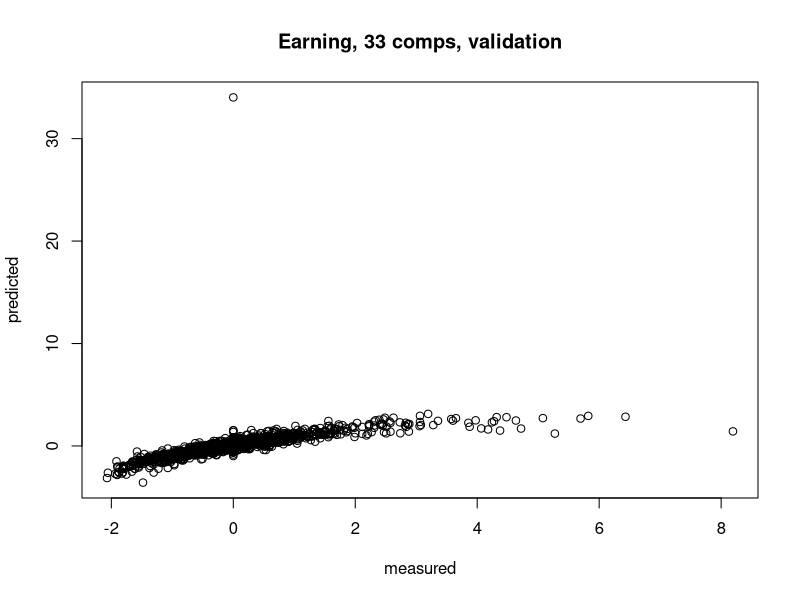

Reproduce this figure in R.
library(pls)

#read data
edu = read.csv('data/final.csv', stringsAsFactors = FALSE)
edu = edu[, -c(1)]

set.seed(159)

#fit model
plsr = plsr(Earning~., data = edu, validation ="CV", scale = FALSE,standardize = FALSE)

#find coeffs
plsr_coef = plsr$coefficients[,1,which.min(plsr$validation$PRESS)]
plsr_coef

#save data
save(plsr, file = 'data/plsr.RData')

#plot
pdf("images/plsr.pdf")
par(mfrow=c(1,1))
plot(plsr)
dev.off()
